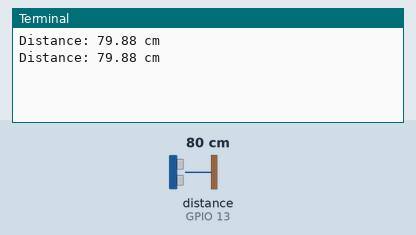
Recording of a program running on a simulated Raspberry Pi (BCM pin numbers). Parts: the last lines printed to the terminal. Inputs (shaded band) come from the test bench; at power-on: distance to the obstacle (sensor on GPIO 13) 80 cm. The echo pulse lasts 58.3 µs per cm; the clock reads 2024-03-15 10:24:30 at power-on unless the program sets it.

Above: at 1.2 s.
1.3 s: distance to the obstacle (sensor on GPIO 13) set to 2 cm
At 2.6 s:
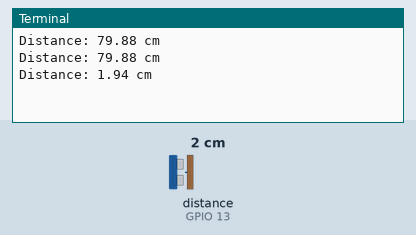
2.8 s: distance to the obstacle (sensor on GPIO 13) set to 4 cm
At 3.9 s:
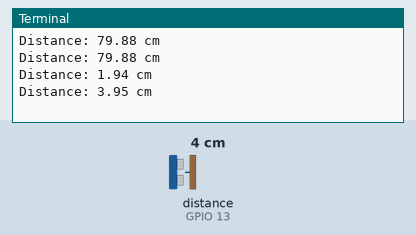
Timing chart, 0 to 5.8 s (numbered marks = the images above; inputs shaded):
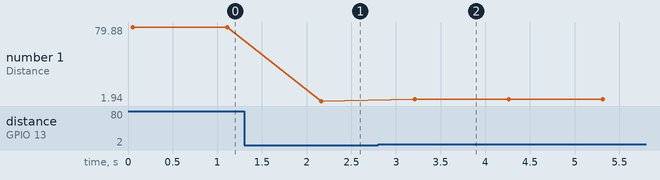

Measured:
- after the input at 1.3 s, the terminal: prints a new line after 0.86 s (image 1)
- after the input at 2.8 s, the terminal: prints a new line after 0.41 s (image 2)
- plotted number 1: 79.88 → 1.94 after the input at 1.3 s, 1.94 → 3.94 after the input at 2.8 s

The program:

hcsr04_distance.py
```python
import RPi.GPIO as GPIO
import time

# Define GPIO pins
ECHO = 13  # BCM GPIO 13, Physical Pin 33
TRIG = 19  # BCM GPIO 19, Physical Pin 35

GPIO.setmode(GPIO.BCM)
GPIO.setup(TRIG, GPIO.OUT)
GPIO.setup(ECHO, GPIO.IN)

def measure_distance(timeout=1):
    # Ensure trigger is low
    GPIO.output(TRIG, False)
    time.sleep(0.05)

    # Send 10us pulse to trigger
    GPIO.output(TRIG, True)
    time.sleep(0.00001)
    GPIO.output(TRIG, False)

    start_time = time.time()
    timeout_start = start_time

    # Wait for echo to go high or timeout
    while GPIO.input(ECHO) == 0:
        start_time = time.time()
        if start_time - timeout_start > timeout:
            print("Timeout waiting for ECHO to go HIGH")
            return None

    stop_time = time.time()
    timeout_start = stop_time

    # Wait for echo to go low or timeout
    while GPIO.input(ECHO) == 1:
        stop_time = time.time()
        if stop_time - timeout_start > timeout:
            print("Timeout waiting for ECHO to go LOW")
            return None

    duration = stop_time - start_time

    # Calculate distance (cm)
    distance = (duration * 34300) / 2
    distance = round(distance, 2)

    return distance

try:
    while True:
        dist = measure_distance()
        if dist is not None:
            print(f"Distance: {dist} cm")
        else:
            print("Failed to get valid distance measurement")
        time.sleep(1)
except KeyboardInterrupt:
    print("Measurement stopped by user")
finally:
    GPIO.cleanup()
```
